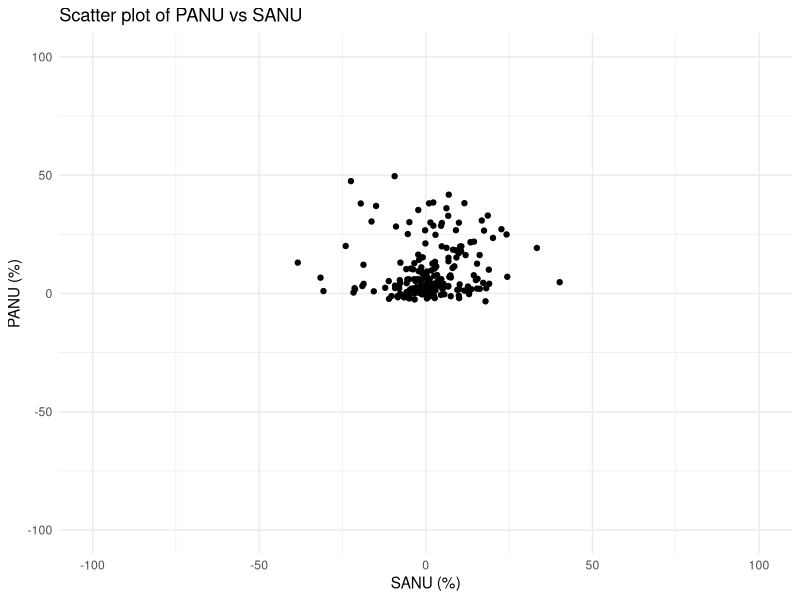
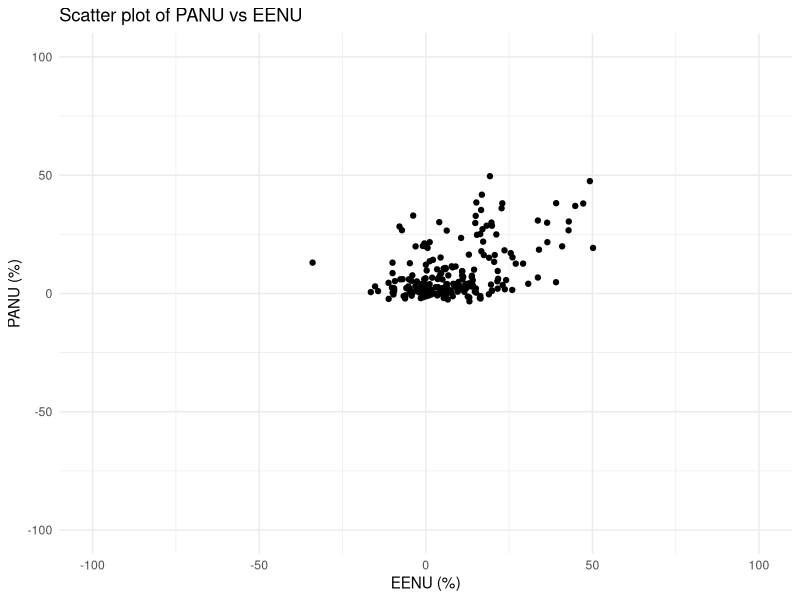
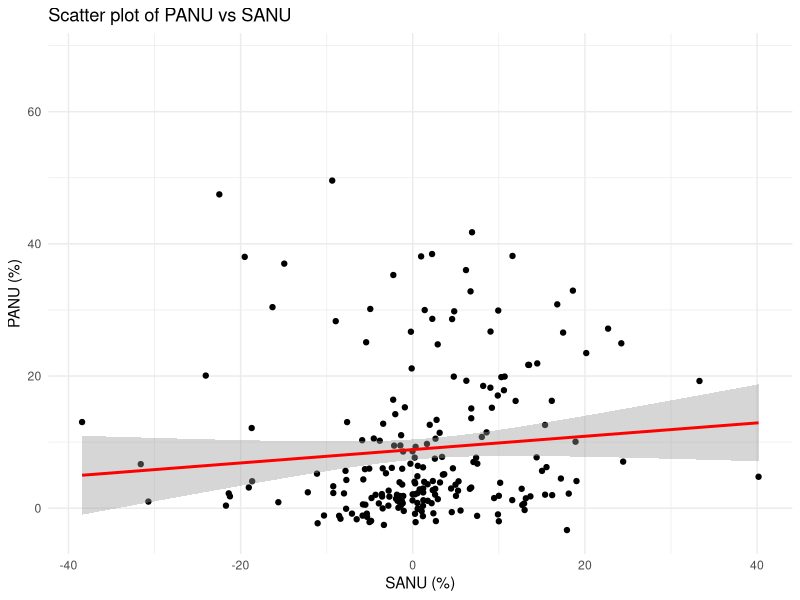
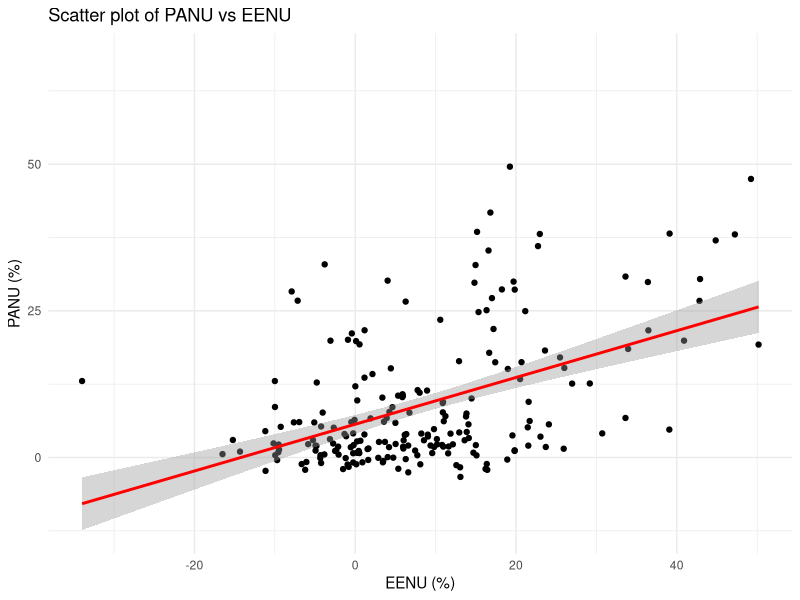

These charts were generated, in order, by the following R code:
## ---- chunk 1
nonuse <- read.csv("data/test_data/NonUse.csv", sep = ",", header = TRUE)
head(nonuse)
summary(nonuse)
## ---- chunk 2
cor.test(nonuse$PANU, nonuse$EENU, method = "spearman")
## ---- chunk 3
cor.test(nonuse$PANU, nonuse$SANU, method = "spearman")
## ---- chunk 4
library(ggplot2)
ggplot(nonuse, aes(x = SANU, y = PANU)) +
  geom_point() +
  xlim(-100, 100) +
  ylim(-100, 100) +
  labs(title = "Scatter plot of PANU vs SANU",
       x = "SANU (%)",
       y = "PANU (%)") +
  theme_minimal()
## ---- chunk 5
library(ggplot2)
ggplot(nonuse, aes(x = EENU, y = PANU)) +
  geom_point() +
  xlim(-100, 100) +
  ylim(-100, 100) +
  labs(title = "Scatter plot of PANU vs EENU",
       x = "EENU (%)",
       y = "PANU (%)") +
  theme_minimal()
## ---- chunk 6
library(ggplot2)
ggplot(nonuse, aes(x = SANU, y = PANU)) +
  geom_point() +
  geom_smooth(method = "lm", se = TRUE, color = "red") +
  labs(title = "Scatter plot of PANU vs SANU",
       x = "SANU (%)",
       y = "PANU (%)") +
  theme_minimal()
## ---- chunk 7
library(ggplot2)
ggplot(nonuse, aes(x = EENU, y = PANU)) +
  geom_point() +
  geom_smooth(method = "lm", se = TRUE, color = "red") +
  labs(title = "Scatter plot of PANU vs EENU",
       x = "EENU (%)",
       y = "PANU (%)") +
  theme_minimal()
